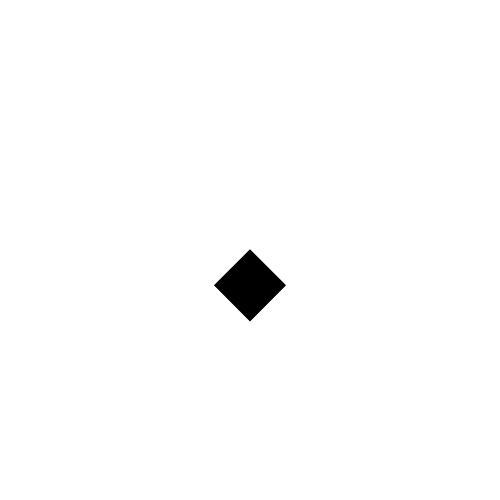
Frame 1 (no input)
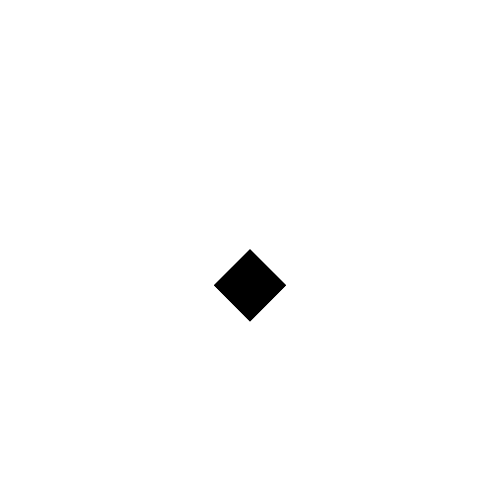
Frame 2 (the mouse pressed at the canvas centre, redrawn once)

The p5.js sketch that drew these frames (run headless with seeded random() and noise() and a simulated clock; the mouse was pressed at the canvas centre and the sketch redrawn once):

// p5.js sketch
// ── sketch.js
function  setup() {

	createCanvas(500, 500);
	background(255, 255, 255);
	angleMode(DEGREES);
	noLoop();

}

function draw() {
	translate(250, 250);
	rotate(45);
	fill(0);
	rect( 0, 0, 50, 50);
}
